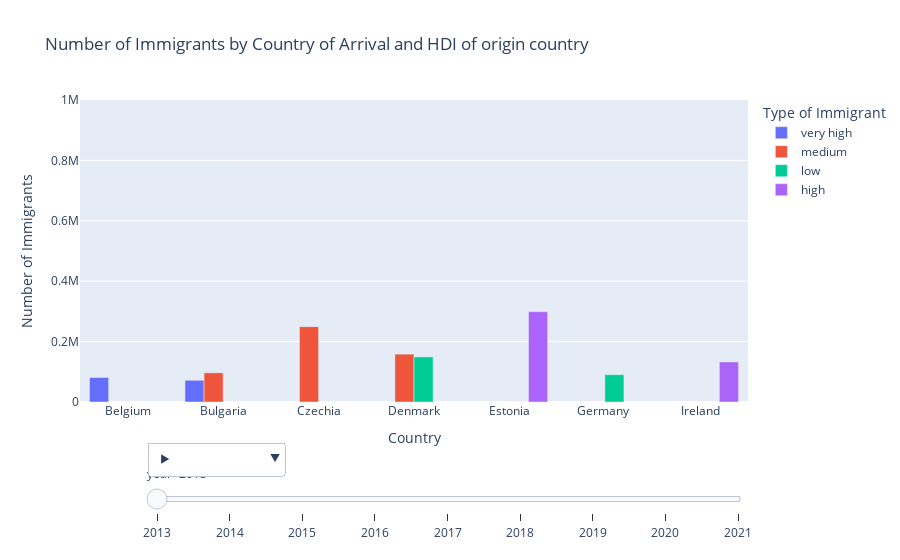

Write notebook code for a chart like this one.
### Code cell
fig = px.bar(
    data_frame=immigration_agg_hdi,
    x='region',
    y='value',
    color='hdi',
    animation_frame='year',
    labels={'Value': 'Number of Immigrants'},
    title='Number of Immigrants by Country of Arrival and HDI of origin country',
    barmode='group',
    range_y=[0,1000000])


fig.update_layout(
    xaxis={'title': 'Country'},
    yaxis={'title': 'Number of Immigrants'},
    legend_title='HDI of Country of Origin'
)

#get all countries in the df
unique_countries = immigration_agg_hdi['region'].unique()

# Create dropdown options
dropdown_options = []
for country in unique_countries:
    dropdown_options.append({
        'label': country,
        'method': 'update',
        'args': [{'visible': [country == c for c in immigration_agg_hdi['region']]}]
    })


#add dropdown button
fig.update_layout(
    xaxis={'title': 'Country', 'categoryorder': 'array', 'categoryarray': immigration_agg_hdi['region'].unique()},
    yaxis={'title': 'Number of Immigrants'},
    legend_title='Type of Immigrant',
    updatemenus=[
        {
            'buttons': dropdown_options,
            'direction': 'down',
            'showactive': True,
            'x': 0.1,
            'xanchor': 'left',
            'y': 0.1,
            'yanchor': 'top',
            'type':'dropdown'
        }
    ]
)

### Figure 1 — Plotly figure (JSON) as saved in the notebook; plotly's stock layout.template omitted (floating-point values rounded to 4 significant figures)
{"data": [{"alignmentgroup": "True", "hovertemplate": "hdi=very high<br>year=2013<br>region=%{x}<br>value=%{y}<extra></extra>", "legendgroup": "very high", "marker": {"color": "#636efa", "pattern": {"shape": ""}}, "name": "very high", "offsetgroup": "very high", "orientation": "v", "showlegend": true, "textposition": "auto", "type": "bar", "x": ["Belgium", "Bulgaria"], "xaxis": "x", "y": [81174, 71854], "yaxis": "y"}, {"alignmentgroup": "True", "hovertemplate": "hdi=medium<br>year=2013<br>region=%{x}<br>value=%{y}<extra></extra>", "legendgroup": "medium", "marker": {"color": "#EF553B", "pattern": {"shape": ""}}, "name": "medium", "offsetgroup": "medium", "orientation": "v", "showlegend": true, "textposition": "auto", "type": "bar", "x": ["Bulgaria", "Czechia", "Denmark"], "xaxis": "x", "y": [96541, 249563, 158492], "yaxis": "y"}, {"alignmentgroup": "True", "hovertemplate": "hdi=low<br>year=2013<br>region=%{x}<br>value=%{y}<extra></extra>", "legendgroup": "low", "marker": {"color": "#00cc96", "pattern": {"shape": ""}}, "name": "low", "offsetgroup": "low", "orientation": "v", "showlegend": true, "textposition": "auto", "type": "bar", "x": ["Denmark", "Estonia", "Germany "], "xaxis": "x", "y": [149221, 16, 90444], "yaxis": "y"}, {"alignmentgroup": "True", "hovertemplate": "hdi=high<br>year=2013<br>region=%{x}<br>value=%{y}<extra></extra>", "legendgroup": "high", "marker": {"color": "#ab63fa", "pattern": {"shape": ""}}, "name": "high", "offsetgroup": "high", "orientation": "v", "showlegend": true, "textposition": "auto", "type": "bar", "x": ["Estonia", "Ireland"], "xaxis": "x", "y": [299085, 132568], "yaxis": "y"}], "layout": {"barmode": "group", "legend": {"title": {"text": "Type of Immigrant"}, "tracegroupgap": 0}, "sliders": [{"active": 0, "currentvalue": {"prefix": "year="}, "len": 0.9, "pad": {"b": 10, "t": 60}, "steps": [{"args": [["2013"], {"frame": {"duration": 0, "redraw": true}, "fromcurrent": true, "mode": "immediate", "transition": {"duration": 0, "easing": "linear"}}], "label": "2013", "method": "animate"}, {"args": [["2014"], {"frame": {"duration": 0, "redraw": true}, "fromcurrent": true, "mode": "immediate", "transition": {"duration": 0, "easing": "linear"}}], "label": "2014", "method": "animate"}, {"args": [["2015"], {"frame": {"duration": 0, "redraw": true}, "fromcurrent": true, "mode": "immediate", "transition": {"duration": 0, "easing": "linear"}}], "label": "2015", "method": "animate"}, {"args": [["2016"], {"frame": {"duration": 0, "redraw": true}, "fromcurrent": true, "mode": "immediate", "transition": {"duration": 0, "easing": "linear"}}], "label": "2016", "method": "animate"}, {"args": [["2017"], {"frame": {"duration": 0, "redraw": true}, "fromcurrent": true, "mode": "immediate", "transition": {"duration": 0, "easing": "linear"}}], "label": "2017", "method": "animate"}, {"args": [["2018"], {"frame": {"duration": 0, "redraw": true}, "fromcurrent": true, "mode": "immediate", "transition": {"duration": 0, "easing": "linear"}}], "label": "2018", "method": "animate"}, {"args": [["2019"], {"frame": {"duration": 0, "redraw": true}, "fromcurrent": true, "mode": "immediate", "transition": {"duration": 0, "easing": "linear"}}], "label": "2019", "method": "animate"}, {"args": [["2020"], {"frame": {"duration": 0, "redraw": true}, "fromcurrent": true, "mode": "immediate", "transition": {"duration": 0, "easing": "linear"}}], "label": "2020", "method": "animate"}, {"args": [["2021"], {"frame": {"duration": 0, "redraw": true}, "fromcurrent": true, "mode": "immediate", "transition": {"duration": 0, "easing": "linear"}}], "label": "2021", "method": "animate"}], "x": 0.1, "xanchor": "left", "y": 0, "yanchor": "top"}], "title": {"text": "Number of Immigrants by Country of Arrival and HDI of origin country"}, "updatemenus": [{"buttons": [{"args": [null, {"frame": {"duration": 500, "redraw": true}, "fromcurrent": true, "mode": "immediate", "transition": {"duration": 500, "easing": "linear"}}], "label": "&#9654;", "method": "animate"}, {"args": [[null], {"frame": {"duration": 0, "redraw": true}, "fromcurrent": true, "mode": "immediate", "transition": {"duration": 0, "easing": "linear"}}], "label": "&#9724;", "method": "animate"}, {"args": [{"visible": [false, false, false, true, false, false, false, false, false, false, false, false, false, false, false, false, false, false, false, false, false, false, false, false, false, false, false, false, false, false, false, false, false, false, false, false, false, false, false, false, false, false, false, false, false, false, false, false, false, false, false, false, false, true, true, false, false, false, false, false, false, false, false, false, false, false, false, false, false, false, false, false, false, false, false, false, false, false, false, false, false, false, false, false, false, false, false, false, false, false, false, false, false, false]}], "label": "Czechia", "method": "update"}, {"args": [{"visible": [false, false, false, false, true, true, false, false, false, false, false, false, false, false, false, false, false, false, false, false, false, false, false, false, false, false, false, false, false, false, false, false, false, false, false, false, false, false, false, false, false, false, false, false, false, false, false, false, false, false, false, false, false, false, false, true, false, false, false, false, false, false, false, false, false, false, false, false, false, false, false, false, false, false, false, false, false, false, false, false, false, false, false, false, false, false, false, false, false, false, false, false, false, false]}], "label": "Denmark", "method": "update"}, {"args": [{"visible": [false, false, false, false, false, false, true, true, false, false, false, false, false, false, false, false, false, false, false, false, false, false, false, false, false, false, false, false, false, false, false, false, false, false, false, false, false, false, false, false, false, false, false, false, false, false, false, false, false, false, false, false, false, false, false, false, true, false, false, false, false, false, false, false, false, false, false, false, false, false, false, false, false, false, false, false, false, false, false, false, false, false, false, false, false, false, false, false, false, false, false, false, false, false]}], "label": "Estonia", "method": "update"}, {"args": [{"visible": [false, false, false, false, false, false, false, false, true, false, false, false, false, false, false, false, false, false, false, false, false, false, false, false, false, false, false, false, false, false, false, false, false, false, false, false, false, false, false, false, false, false, false, false, false, false, false, false, false, false, false, false, false, false, false, false, false, true, true, false, false, false, false, false, false, false, false, false, false, false, false, false, false, false, false, false, false, false, false, false, false, false, false, false, false, false, false, false, false, false, false, false, false, false]}], "label": "Germany ", "method": "update"}, {"args": [{"visible": [false, false, false, false, false, false, false, false, false, true, false, false, false, false, false, true, false, false, false, false, false, false, false, false, false, false, false, false, false, false, false, false, false, false, false, false, false, false, false, false, false, false, false, false, false, false, false, false, false, false, false, false, false, false, false, false, false, false, false, false, true, true, false, false, false, false, false, false, false, false, false, false, false, false, false, false, false, false, false, false, false, false, false, false, false, false, false, false, false, false, false, false, false, false]}], "label": "Ireland", "method": "update"}, {"args": [{"visible": [false, false, false, false, false, false, false, false, false, false, true, true, false, false, false, false, false, false, false, false, false, false, false, false, false, false, false, false, false, false, false, false, false, false, false, false, false, false, false, false, false, false, false, false, false, false, false, false, false, false, false, false, false, false, false, false, false, false, false, false, false, false, true, false, false, false, false, false, false, false, false, false, false, false, false, false, false, false, false, false, false, false, false, false, false, false, false, false, false, false, false, false, false, false]}], "label": "Croatia", "method": "update"}, {"args": [{"visible": [false, false, false, false, false, false, false, false, false, false, false, false, true, false, false, false, false, false, false, false, false, false, false, false, false, false, false, false, false, false, false, false, false, false, false, false, false, false, false, false, false, false, false, false, false, false, false, false, false, false, false, false, false, false, false, false, false, false, false, false, false, false, false, true, true, false, false, false, false, false, false, false, false, false, false, false, false, false, false, false, false, false, false, false, false, false, false, false, false, false, false, false, false, false]}], "label": "Cyprus", "method": "update"}, {"args": [{"visible": [false, false, false, false, false, false, false, false, false, false, false, false, false, true, false, false, false, false, false, false, false, false, false, false, false, false, false, false, false, false, false, false, false, false, false, false, false, false, false, false, false, false, false, false, false, false, false, false, false, false, false, false, false, false, false, false, false, false, false, false, false, false, false, false, false, true, true, false, false, false, false, false, false, false, false, false, false, false, false, false, false, false, false, false, false, false, false, false, false, false, false, false, false, false]}], "label": "France", "method": "update"}, {"args": [{"visible": [false, false, false, false, false, false, false, false, false, false, false, false, false, false, true, false, false, false, false, false, false, false, false, false, false, false, false, false, false, false, false, false, false, false, false, false, false, false, false, false, false, false, false, false, false, false, false, false, false, false, false, false, false, false, false, false, false, false, false, true, false, false, false, false, false, false, false, true, false, false, false, false, false, false, false, false, false, false, false, false, false, false, false, false, false, false, false, false, false, false, false, false, false, false]}], "label": "Greece", "method": "update"}, {"args": [{"visible": [false, false, false, false, false, false, false, false, false, false, false, false, false, false, false, false, true, true, false, false, false, false, false, false, false, false, false, false, false, false, false, false, false, false, false, false, false, false, false, false, false, false, false, false, false, false, false, false, false, false, false, false, false, false, false, false, false, false, false, false, false, false, false, false, false, false, false, false, true, true, false, false, false, false, false, false, false, false, false, false, false, false, false, false, false, false, false, false, false, false, false, false, false, false]}], "label": "Italy", "method": "update"}, {"args": [{"visible": [false, false, false, false, false, false, false, false, false, false, false, false, false, false, false, false, false, false, true, false, false, false, false, true, false, false, false, false, false, false, false, false, false, false, false, false, false, false, false, false, false, false, false, false, false, false, false, false, false, false, false, false, false, false, false, false, false, false, false, false, false, false, false, false, false, false, false, false, false, false, true, false, false, false, false, false, false, false, false, false, false, false, false, false, false, false, false, false, false, false, false, false, false, false]}], "label": "Latvia", "method": "update"}, {"args": [{"visible": [false, false, false, false, false, false, false, false, false, false, false, false, false, false, false, false, false, false, false, true, true, false, false, false, false, false, false, false, false, false, false, false, false, false, false, false, false, false, false, false, false, false, false, false, false, false, false, false, false, false, false, false, false, false, false, false, false, false, false, false, false, false, false, false, false, false, false, false, false, false, false, false, true, false, false, false, false, false, false, false, false, false, false, false, false, false, false, false, false, false, false, false, false, false]}], "label": "Spain", "method": "update"}, {"args": [{"visible": [false, false, false, false, false, false, false, false, false, false, false, false, false, false, false, false, false, false, false, false, false, true, false, false, false, false, false, false, false, false, false, false, false, false, false, false, false, false, false, false, false, false, false, false, false, false, false, false, false, false, false, false, false, false, false, false, false, false, false, false, false, false, false, false, false, false, false, false, false, false, false, false, false, true, true, false, false, false, false, false, false, false, false, false, false, false, false, false, false, false, false, false, false, false]}], "label": "Austria", "method": "update"}, {"args": [{"visible": [false, false, false, false, false, false, false, false, false, false, false, false, false, false, false, false, false, false, false, false, false, false, true, false, false, false, false, false, false, false, false, false, false, false, false, false, false, false, false, false, false, false, false, false, false, false, false, false, false, false, false, false, false, false, false, false, false, false, false, false, false, false, false, false, false, false, false, false, false, false, false, false, false, false, false, true, true, false, false, false, false, false, false, false, false, false, false, false, false, false, false, false, false, false]}], "label": "Hungary", "method": "update"}, {"args": [{"visible": [false, false, false, false, false, false, false, false, false, false, false, false, false, false, false, false, false, false, false, false, false, false, false, false, true, false, false, false, false, false, false, false, false, false, false, false, false, false, false, false, false, false, false, false, false, false, false, false, false, false, false, false, false, false, false, false, false, false, false, false, false, false, false, false, false, false, false, false, false, false, false, true, false, false, false, false, false, true, false, false, false, false, false, false, false, false, false, false, false, false, false, false, false, false]}], "label": "Lithuania", "method": "update"}, {"args": [{"visible": [false, false, false, false, false, false, false, false, false, false, false, false, false, false, false, false, false, false, false, false, false, false, false, false, false, true, true, false, false, false, false, false, false, false, false, false, false, false, false, false, false, false, false, false, false, false, false, false, false, false, false, false, false, false, false, false, false, false, false, false, false, false, false, false, false, false, false, false, false, false, false, false, false, false, false, false, false, false, true, false, false, false, false, false, false, false, false, false, false, false, false, false, false, false]}], "label": "Luxembourg", "method": "update"}, {"args": [{"visible": [false, false, false, false, false, false, false, false, false, false, false, false, false, false, false, false, false, false, false, false, false, false, false, false, false, false, false, true, false, false, false, false, false, false, false, false, false, false, false, false, false, false, false, false, false, false, false, false, false, false, false, false, false, false, false, false, false, false, false, false, false, false, false, false, false, false, false, false, false, false, false, false, false, false, false, false, false, false, false, true, false, false, false, false, false, false, false, false, false, false, false, false, false, false]}], "label": "Malta", "method": "update"}, {"args": [{"visible": [false, false, false, false, false, false, false, false, false, false, false, false, false, false, false, false, false, false, false, false, false, false, false, false, false, false, false, false, true, true, false, false, false, false, false, false, false, false, false, false, false, false, false, false, false, false, false, false, false, false, false, false, false, false, false, false, false, false, false, false, false, false, false, false, false, false, false, false, false, false, false, false, false, false, false, false, false, false, false, false, true, false, false, false, false, false, false, false, false, false, false, false, false, false]}], "label": "Netherlands", "method": "update"}, {"args": [{"visible": [false, false, false, false, false, false, false, false, false, false, false, false, false, false, false, false, false, false, false, false, false, false, false, false, false, false, false, false, false, false, true, false, false, false, true, false, false, false, false, false, false, false, false, false, false, false, false, false, false, false, false, false, false, false, false, false, false, false, false, false, false, false, false, false, false, false, false, false, false, false, false, false, false, false, false, false, false, false, false, false, false, true, false, false, false, false, false, false, false, false, false, false, false, false]}], "label": "Poland", "method": "update"}, {"args": [{"visible": [false, false, false, false, false, false, false, false, false, false, false, false, false, false, false, false, false, false, false, false, false, false, false, false, false, false, false, false, false, false, false, true, true, false, false, false, false, false, false, false, false, false, false, false, false, false, false, false, false, false, false, false, false, false, false, false, false, false, false, false, false, false, false, false, false, false, false, false, false, false, false, false, false, false, false, false, false, false, false, false, false, false, false, true, false, false, false, false, false, false, false, false, false, false]}], "label": "Finland", "method": "update"}, {"args": [{"visible": [false, false, false, false, false, false, false, false, false, false, false, false, false, false, false, false, false, false, false, false, false, false, false, false, false, false, false, false, false, false, false, false, false, true, false, false, false, false, false, false, false, false, false, true, false, false, false, false, false, false, false, false, false, false, false, false, false, false, false, false, false, false, false, false, false, false, false, false, false, false, false, false, false, false, false, false, false, false, false, false, false, false, false, false, true, false, false, false, false, false, false, false, false, false]}], "label": "Iceland", "method": "update"}, {"args": [{"visible": [false, false, false, false, false, false, false, false, false, false, false, false, false, false, false, false, false, false, false, false, false, false, false, false, false, false, false, false, false, false, false, false, false, false, false, true, false, false, false, false, false, false, false, false, false, false, false, false, false, false, false, false, false, false, false, false, false, false, false, false, false, false, false, false, false, false, false, false, false, false, false, false, false, false, false, false, false, false, false, false, false, false, true, false, false, false, true, false, false, false, false, false, false, false]}], "label": "Portugal", "method": "update"}, {"args": [{"visible": [false, false, false, false, false, false, false, false, false, false, false, false, false, false, false, false, false, false, false, false, false, false, false, false, false, false, false, false, false, false, false, false, false, false, false, false, true, true, false, false, false, false, false, false, false, false, false, false, false, false, false, false, false, false, false, false, false, false, false, false, false, false, false, false, false, false, false, false, false, false, false, false, false, false, false, false, false, false, false, false, false, false, false, false, false, false, false, true, false, false, false, false, false, false]}], "label": "Romania", "method": "update"}, {"args": [{"visible": [false, false, false, false, false, false, false, false, false, false, false, false, false, false, false, false, false, false, false, false, false, false, false, false, false, false, false, false, false, false, false, false, false, false, false, false, false, false, true, false, false, false, false, false, false, false, false, false, false, false, false, false, false, false, false, false, false, false, false, false, false, false, false, false, false, false, false, false, false, false, false, false, false, false, false, false, false, false, false, false, false, false, false, false, false, false, false, false, true, true, false, false, false, false]}], "label": "Slovakia", "method": "update"}, {"args": [{"visible": [false, false, false, false, false, false, false, false, false, false, false, false, false, false, false, false, false, false, false, false, false, false, false, false, false, false, false, false, false, false, false, false, false, false, false, false, false, false, false, true, true, false, false, false, false, false, false, false, false, false, false, false, false, false, false, false, false, false, false, false, false, false, false, false, false, false, false, false, false, false, false, false, false, false, false, false, false, false, false, false, false, false, false, false, false, false, false, false, false, false, true, true, false, false]}], "label": "Slovenia", "method": "update"}, {"args": [{"visible": [false, false, false, false, false, false, false, false, false, false, false, false, false, false, false, false, false, false, false, false, false, false, false, false, false, false, false, false, false, false, false, false, false, false, false, false, false, false, false, false, false, true, false, false, false, false, false, false, false, false, false, false, false, false, false, false, false, false, false, false, false, false, false, false, false, false, false, false, false, false, false, false, false, false, false, false, false, false, false, false, false, false, false, false, false, false, false, false, false, false, false, false, true, true]}], "label": "Sweden", "method": "update"}, {"args": [{"visible": [false, false, false, false, false, false, false, false, false, false, false, false, false, false, false, false, false, false, false, false, false, false, false, false, false, false, false, false, false, false, false, false, false, false, false, false, false, false, false, false, false, false, false, false, true, true, false, false, false, false, false, false, false, false, false, false, false, false, false, false, false, false, false, false, false, false, false, false, false, false, false, false, false, false, false, false, false, false, false, false, false, false, false, false, false, true, false, false, false, false, false, false, false, false]}], "label": "Liechtenstein", "method": "update"}, {"args": [{"visible": [false, false, false, false, false, false, false, false, false, false, false, false, false, false, false, false, false, false, false, false, false, false, false, false, false, false, false, false, false, false, false, false, false, false, false, false, false, false, false, false, false, false, false, false, false, false, true, false, false, false, false, false, false, false, false, false, false, false, false, false, false, false, false, false, false, false, false, false, false, false, false, false, false, false, false, false, false, false, false, false, false, false, false, false, false, false, false, false, false, false, false, false, false, false]}], "label": "Montenegro", "method": "update"}, {"args": [{"visible": [false, false, false, false, false, false, false, false, false, false, false, false, false, false, false, false, false, false, false, false, false, false, false, false, false, false, false, false, false, false, false, false, false, false, false, false, false, false, false, false, false, false, false, false, false, false, false, true, true, false, false, false, false, false, false, false, false, false, false, false, false, false, false, false, false, false, false, false, false, false, false, false, false, false, false, false, false, false, false, false, false, false, false, false, false, false, false, false, false, false, false, false, false, false]}], "label": "North Macedonia", "method": "update"}, {"args": [{"visible": [false, false, false, false, false, false, false, false, false, false, false, false, false, false, false, false, false, false, false, false, false, false, false, false, false, false, false, false, false, false, false, false, false, false, false, false, false, false, false, false, false, false, false, false, false, false, false, false, false, true, false, false, false, false, false, false, false, false, false, false, false, false, false, false, false, false, false, false, false, false, false, false, false, false, false, false, false, false, false, false, false, false, false, false, false, false, false, false, false, false, false, false, false, false]}], "label": "Norway", "method": "update"}, {"args": [{"visible": [false, false, false, false, false, false, false, false, false, false, false, false, false, false, false, false, false, false, false, false, false, false, false, false, false, false, false, false, false, false, false, false, false, false, false, false, false, false, false, false, false, false, false, false, false, false, false, false, false, false, true, true, false, false, false, false, false, false, false, false, false, false, false, false, false, false, false, false, false, false, false, false, false, false, false, false, false, false, false, false, false, false, false, false, false, false, false, false, false, false, false, false, false, false]}], "label": "Switzerland", "method": "update"}], "direction": "down", "pad": {"r": 10, "t": 70}, "showactive": true, "type": "dropdown", "x": 0.1, "xanchor": "left", "y": 0.1, "yanchor": "top"}], "xaxis": {"anchor": "y", "categoryarray": ["Belgium", "Bulgaria", "Czechia", "Denmark", "Estonia", "Germany ", "Ireland", "Croatia", "Cyprus", "France", "Greece", "Italy", "Latvia", "Spain", "Austria", "Hungary", "Lithuania", "Luxembourg", "Malta", "Netherlands", "Poland", "Finland", "Iceland", "Portugal", "Romania", "Slovakia", "Slovenia", "Sweden", "Liechtenstein", "Montenegro", "North Macedonia", "Norway", "Switzerland"], "categoryorder": "array", "domain": [0, 1], "title": {"text": "Country"}}, "yaxis": {"anchor": "x", "domain": [0, 1], "range": [0, 1000000], "title": {"text": "Number of Immigrants"}}}}
